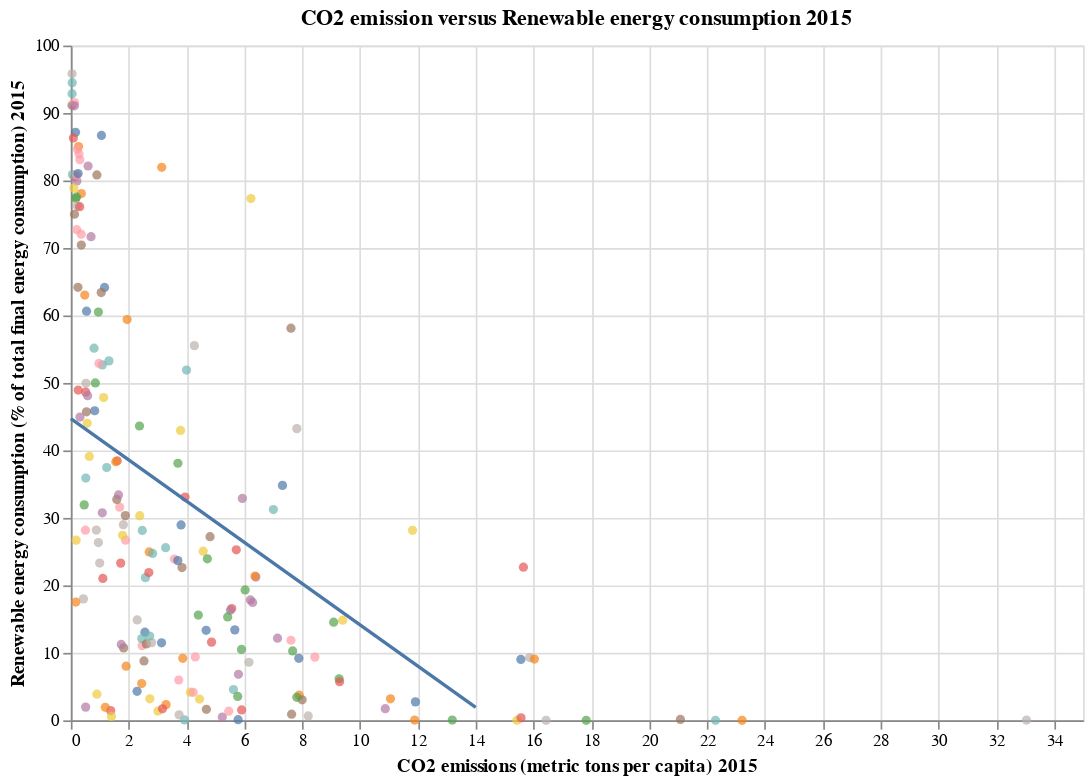

Source (notebook cell):
### Code cell
# lets look at a negative correlation
indi_list = ['CO2 emissions (kt)', 'CO2 emissions (metric tons per capita)','Renewable energy consumption (% of total final energy consumption)']
new_ind_df= get_ind_df(wdi_df, indi_list, '2015') 
#print(new_ind_df)

chart= alt.Chart(new_ind_df).mark_circle().encode(
    x = alt.X('CO2 emissions (metric tons per capita) 2015'),
    y = alt.Y('Renewable energy consumption (% of total final energy consumption) 2015',scale=alt.Scale(domain=[0, 100])),
    color = alt.Color('Country Name:N', legend=None),
    tooltip ='Country Name'
).properties(width=600, height=400, title='CO2 emission versus Renewable energy consumption 2015' )

#Here is a linear regression fit using ordinary least squares which minimizes distance between data points and the line
chart + chart.transform_regression('CO2 emissions (metric tons per capita) 2015', 'Renewable energy consumption (% of total final energy consumption) 2015',
extent=[0, 14]).mark_line()

### Figure 1 — Vega-Lite specification as saved in the notebook (floating-point values rounded to 4 significant figures; data arrays with more than 128 entries replaced by an {"elided": "..."} marker saying what was removed)
{"$schema": "https://vega.github.io/schema/vega-lite/v4.17.0.json", "config": {"view": {"continuousHeight": 300, "continuousWidth": 400}}, "data": {"name": "data-c7cac797da6889ca33e8118a6f23e92c"}, "datasets": {"data-c7cac797da6889ca33e8118a6f23e92c": {"elided": "213 records"}}, "layer": [{"encoding": {"color": {"field": "Country Name", "legend": null, "type": "nominal"}, "tooltip": {"field": "Country Name", "type": "nominal"}, "x": {"field": "CO2 emissions (metric tons per capita) 2015", "type": "quantitative"}, "y": {"field": "Renewable energy consumption (% of total final energy consumption) 2015", "scale": {"domain": [0, 100]}, "type": "quantitative"}}, "height": 400, "mark": "circle", "title": "CO2 emission versus Renewable energy consumption 2015", "width": 600}, {"encoding": {"color": {"field": "Country Name", "legend": null, "type": "nominal"}, "tooltip": {"field": "Country Name", "type": "nominal"}, "x": {"field": "CO2 emissions (metric tons per capita) 2015", "type": "quantitative"}, "y": {"field": "Renewable energy consumption (% of total final energy consumption) 2015", "scale": {"domain": [0, 100]}, "type": "quantitative"}}, "height": 400, "mark": "line", "title": "CO2 emission versus Renewable energy consumption 2015", "transform": [{"extent": [0, 14], "on": "CO2 emissions (metric tons per capita) 2015", "regression": "Renewable energy consumption (% of total final energy consumption) 2015"}], "width": 600}]}
